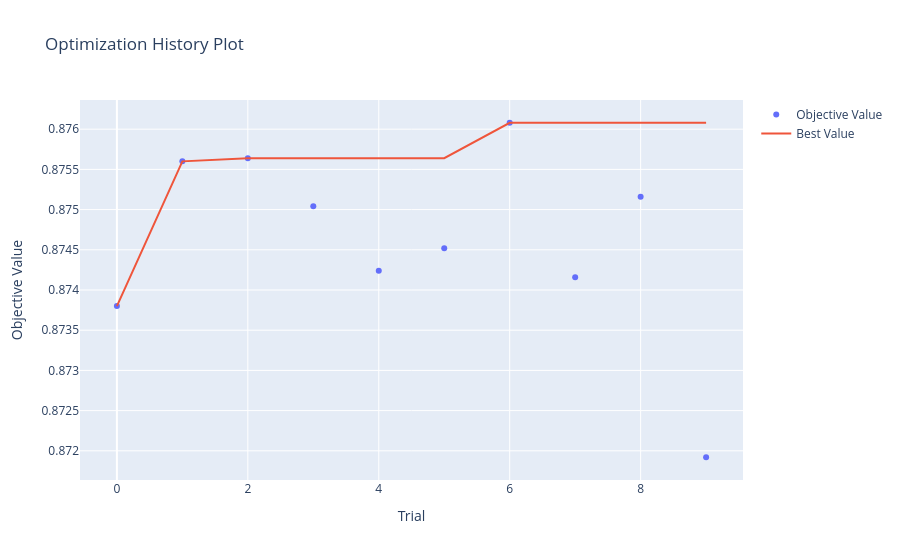

Notebook cell for this chart:
### Code cell
print("Best trial:")
trial = study.best_trial
print(f"  Value: {trial.value}")
print("  Params: ")
for key, value in trial.params.items():
    print(f"    {key}: {value}")
optuna.visualization.plot_optimization_history(study)

### Figure 1 — Plotly figure (JSON) as saved in the notebook; plotly's stock layout.template omitted (floating-point values rounded to 4 significant figures)
{"data": [{"mode": "markers", "name": "Objective Value", "type": "scatter", "x": [0, 1, 2, 3, 4, 5, 6, 7, 8, 9], "y": [0.8738, 0.8756, 0.8756, 0.875, 0.8742, 0.8745, 0.8761, 0.8742, 0.8752, 0.8719]}, {"mode": "lines", "name": "Best Value", "type": "scatter", "x": [0, 1, 2, 3, 4, 5, 6, 7, 8, 9], "y": [0.8738, 0.8756, 0.8756, 0.8756, 0.8756, 0.8756, 0.8761, 0.8761, 0.8761, 0.8761]}, {"marker": {"color": "#cccccc"}, "mode": "markers", "name": "Infeasible Trial", "showlegend": false, "type": "scatter", "x": [], "y": []}], "layout": {"title": {"text": "Optimization History Plot"}, "xaxis": {"title": {"text": "Trial"}}, "yaxis": {"title": {"text": "Objective Value"}}}}
